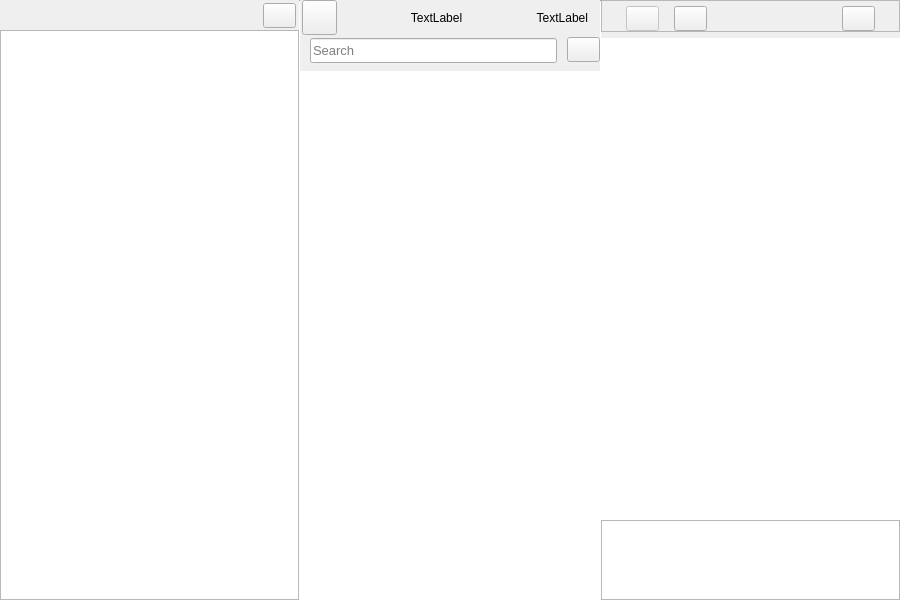
<?xml version="1.0" encoding="UTF-8"?>
<ui version="4.0">
 <class>MainWindow</class>
 <widget class="QMainWindow" name="MainWindow">
  <property name="geometry">
   <rect>
    <x>0</x>
    <y>0</y>
    <width>900</width>
    <height>600</height>
   </rect>
  </property>
  <property name="sizePolicy">
   <sizepolicy hsizetype="Preferred" vsizetype="Minimum">
    <horstretch>0</horstretch>
    <verstretch>0</verstretch>
   </sizepolicy>
  </property>
  <property name="minimumSize">
   <size>
    <width>400</width>
    <height>200</height>
   </size>
  </property>
  <property name="windowTitle">
   <string>Notes</string>
  </property>
  <property name="styleSheet">
   <string notr="true">NoteData #container {
  border: none;
  background-color: rgb(255, 255, 255);
}
NoteData #titleLabel{
  margin-left:8px;
  padding:0px;
  color: black;
}

NoteData #dateLabel{
  padding:0px;
  margin-left:7px;
  color: rgb(132, 132, 132);
}

#textEdit{
	color : rgb(47, 47, 47);
}</string>
  </property>
  <property name="documentMode">
   <bool>false</bool>
  </property>
  <property name="tabShape">
   <enum>QTabWidget::Rounded</enum>
  </property>
  <widget class="QWidget" name="centralWidget">
   <property name="sizePolicy">
    <sizepolicy hsizetype="Preferred" vsizetype="Preferred">
     <horstretch>0</horstretch>
     <verstretch>0</verstretch>
    </sizepolicy>
   </property>
   <layout class="QGridLayout" name="gridLayout">
    <property name="leftMargin">
     <number>0</number>
    </property>
    <property name="topMargin">
     <number>0</number>
    </property>
    <property name="rightMargin">
     <number>0</number>
    </property>
    <property name="bottomMargin">
     <number>0</number>
    </property>
    <property name="spacing">
     <number>0</number>
    </property>
    <item row="0" column="0">
     <widget class="QFrame" name="frame">
      <property name="frameShape">
       <enum>QFrame::NoFrame</enum>
      </property>
      <property name="frameShadow">
       <enum>QFrame::Raised</enum>
      </property>
      <layout class="QVBoxLayout" name="verticalLayout_3">
       <property name="spacing">
        <number>0</number>
       </property>
       <property name="leftMargin">
        <number>0</number>
       </property>
       <property name="topMargin">
        <number>0</number>
       </property>
       <property name="rightMargin">
        <number>0</number>
       </property>
       <property name="bottomMargin">
        <number>0</number>
       </property>
       <item>
        <widget class="QSplitter" name="splitter">
         <property name="orientation">
          <enum>Qt::Horizontal</enum>
         </property>
         <property name="handleWidth">
          <number>0</number>
         </property>
         <widget class="QFrame" name="frameLeft">
          <property name="minimumSize">
           <size>
            <width>185</width>
            <height>0</height>
           </size>
          </property>
          <property name="lineWidth">
           <number>0</number>
          </property>
          <layout class="QHBoxLayout" name="horizontalLayout_2">
           <property name="spacing">
            <number>0</number>
           </property>
           <property name="leftMargin">
            <number>0</number>
           </property>
           <property name="topMargin">
            <number>0</number>
           </property>
           <property name="rightMargin">
            <number>0</number>
           </property>
           <property name="bottomMargin">
            <number>0</number>
           </property>
           <item>
            <layout class="QVBoxLayout" name="verticalLayout_2" stretch="0,0,0,0">
             <property name="spacing">
              <number>0</number>
             </property>
             <item>
              <spacer name="verticalSpacer_aboveTitleBarButtons">
               <property name="orientation">
                <enum>Qt::Vertical</enum>
               </property>
               <property name="sizeType">
                <enum>QSizePolicy::Minimum</enum>
               </property>
               <property name="sizeHint" stdset="0">
                <size>
                 <width>20</width>
                 <height>3</height>
                </size>
               </property>
              </spacer>
             </item>
             <item>
              <layout class="QHBoxLayout" name="horizontalLayout_aboveTreeView">
               <property name="spacing">
                <number>0</number>
               </property>
               <item>
                <spacer name="horizontalSpacer">
                 <property name="orientation">
                  <enum>Qt::Horizontal</enum>
                 </property>
                 <property name="sizeHint" stdset="0">
                  <size>
                   <width>40</width>
                   <height>20</height>
                  </size>
                 </property>
                </spacer>
               </item>
               <item>
                <widget class="QPushButton" name="globalSettingsButton">
                 <property name="minimumSize">
                  <size>
                   <width>33</width>
                   <height>25</height>
                  </size>
                 </property>
                 <property name="maximumSize">
                  <size>
                   <width>33</width>
                   <height>25</height>
                  </size>
                 </property>
                 <property name="cursor">
                  <cursorShape>PointingHandCursor</cursorShape>
                 </property>
                 <property name="text">
                  <string/>
                 </property>
                 <property name="autoDefault">
                  <bool>false</bool>
                 </property>
                 <property name="default">
                  <bool>false</bool>
                 </property>
                </widget>
               </item>
               <item>
                <spacer name="horizontalSpacer_2">
                 <property name="orientation">
                  <enum>Qt::Horizontal</enum>
                 </property>
                 <property name="sizeType">
                  <enum>QSizePolicy::Minimum</enum>
                 </property>
                 <property name="sizeHint" stdset="0">
                  <size>
                   <width>3</width>
                   <height>20</height>
                  </size>
                 </property>
                </spacer>
               </item>
              </layout>
             </item>
             <item>
              <spacer name="verticalSpacer_aoveTreeView">
               <property name="orientation">
                <enum>Qt::Vertical</enum>
               </property>
               <property name="sizeType">
                <enum>QSizePolicy::Minimum</enum>
               </property>
               <property name="sizeHint" stdset="0">
                <size>
                 <width>20</width>
                 <height>2</height>
                </size>
               </property>
              </spacer>
             </item>
             <item>
              <widget class="NodeTreeView" name="treeView"/>
             </item>
            </layout>
           </item>
           <item>
            <widget class="Line" name="verticalSplitterLine_left">
             <property name="sizePolicy">
              <sizepolicy hsizetype="Minimum" vsizetype="Expanding">
               <horstretch>0</horstretch>
               <verstretch>0</verstretch>
              </sizepolicy>
             </property>
             <property name="minimumSize">
              <size>
               <width>1</width>
               <height>0</height>
              </size>
             </property>
             <property name="maximumSize">
              <size>
               <width>1</width>
               <height>16777215</height>
              </size>
             </property>
             <property name="sizeIncrement">
              <size>
               <width>0</width>
               <height>0</height>
              </size>
             </property>
             <property name="orientation">
              <enum>Qt::Vertical</enum>
             </property>
            </widget>
           </item>
          </layout>
         </widget>
         <widget class="QFrame" name="frameMiddle">
          <property name="minimumSize">
           <size>
            <width>185</width>
            <height>0</height>
           </size>
          </property>
          <layout class="QHBoxLayout" name="horizontalLayout_scrollArea">
           <property name="spacing">
            <number>0</number>
           </property>
           <property name="leftMargin">
            <number>0</number>
           </property>
           <property name="topMargin">
            <number>0</number>
           </property>
           <property name="rightMargin">
            <number>0</number>
           </property>
           <property name="bottomMargin">
            <number>0</number>
           </property>
           <item>
            <layout class="QVBoxLayout" name="verticalLayout_scrollArea">
             <property name="spacing">
              <number>0</number>
             </property>
             <property name="sizeConstraint">
              <enum>QLayout::SetNoConstraint</enum>
             </property>
             <item>
              <widget class="QWidget" name="verticalSpacer_upSearchEdit2" native="true">
               <property name="sizePolicy">
                <sizepolicy hsizetype="Expanding" vsizetype="Maximum">
                 <horstretch>0</horstretch>
                 <verstretch>0</verstretch>
                </sizepolicy>
               </property>
               <layout class="QVBoxLayout" name="verticalLayout_4">
                <property name="spacing">
                 <number>0</number>
                </property>
                <property name="leftMargin">
                 <number>0</number>
                </property>
                <property name="topMargin">
                 <number>0</number>
                </property>
                <property name="rightMargin">
                 <number>0</number>
                </property>
                <property name="bottomMargin">
                 <number>0</number>
                </property>
                <item>
                 <widget class="QWidget" name="verticalSpacer_upSearchEdit" native="true">
                  <property name="sizePolicy">
                   <sizepolicy hsizetype="MinimumExpanding" vsizetype="Fixed">
                    <horstretch>0</horstretch>
                    <verstretch>0</verstretch>
                   </sizepolicy>
                  </property>
                  <property name="minimumSize">
                   <size>
                    <width>20</width>
                    <height>0</height>
                   </size>
                  </property>
                  <property name="maximumSize">
                   <size>
                    <width>16777215</width>
                    <height>0</height>
                   </size>
                  </property>
                  <property name="styleSheet">
                   <string notr="true">QWidget{
    background-color: #ffffff;
}</string>
                  </property>
                 </widget>
                </item>
                <item>
                 <layout class="QHBoxLayout" name="horizontalLayout">
                  <property name="spacing">
                   <number>0</number>
                  </property>
                  <item>
                   <spacer name="horizontalSpacer_6">
                    <property name="orientation">
                     <enum>Qt::Horizontal</enum>
                    </property>
                    <property name="sizeType">
                     <enum>QSizePolicy::Minimum</enum>
                    </property>
                    <property name="sizeHint" stdset="0">
                     <size>
                      <width>2</width>
                      <height>20</height>
                     </size>
                    </property>
                   </spacer>
                  </item>
                  <item>
                   <widget class="PushButtonType" name="toggleTreeViewButton">
                    <property name="sizePolicy">
                     <sizepolicy hsizetype="Minimum" vsizetype="Fixed">
                      <horstretch>0</horstretch>
                      <verstretch>0</verstretch>
                     </sizepolicy>
                    </property>
                    <property name="minimumSize">
                     <size>
                      <width>35</width>
                      <height>35</height>
                     </size>
                    </property>
                    <property name="maximumSize">
                     <size>
                      <width>33</width>
                      <height>35</height>
                     </size>
                    </property>
                    <property name="cursor">
                     <cursorShape>PointingHandCursor</cursorShape>
                    </property>
                    <property name="text">
                     <string/>
                    </property>
                   </widget>
                  </item>
                  <item>
                   <spacer name="horizontalSpacer_3">
                    <property name="orientation">
                     <enum>Qt::Horizontal</enum>
                    </property>
                    <property name="sizeType">
                     <enum>QSizePolicy::Minimum</enum>
                    </property>
                    <property name="sizeHint" stdset="0">
                     <size>
                      <width>10</width>
                      <height>20</height>
                     </size>
                    </property>
                   </spacer>
                  </item>
                  <item>
                   <widget class="ElidedLabel" name="listviewLabel1">
                    <property name="sizePolicy">
                     <sizepolicy hsizetype="Expanding" vsizetype="Preferred">
                      <horstretch>0</horstretch>
                      <verstretch>0</verstretch>
                     </sizepolicy>
                    </property>
                    <property name="text">
                     <string>TextLabel</string>
                    </property>
                    <property name="alignment">
                     <set>Qt::AlignCenter</set>
                    </property>
                   </widget>
                  </item>
                  <item>
                   <spacer name="horizontalSpacer_5">
                    <property name="orientation">
                     <enum>Qt::Horizontal</enum>
                    </property>
                    <property name="sizeType">
                     <enum>QSizePolicy::Minimum</enum>
                    </property>
                    <property name="sizeHint" stdset="0">
                     <size>
                      <width>10</width>
                      <height>20</height>
                     </size>
                    </property>
                   </spacer>
                  </item>
                  <item>
                   <widget class="QLabel" name="listviewLabel2">
                    <property name="text">
                     <string>TextLabel</string>
                    </property>
                    <property name="alignment">
                     <set>Qt::AlignRight|Qt::AlignTrailing|Qt::AlignVCenter</set>
                    </property>
                   </widget>
                  </item>
                  <item>
                   <spacer name="horizontalSpacer_4">
                    <property name="orientation">
                     <enum>Qt::Horizontal</enum>
                    </property>
                    <property name="sizeType">
                     <enum>QSizePolicy::Minimum</enum>
                    </property>
                    <property name="sizeHint" stdset="0">
                     <size>
                      <width>12</width>
                      <height>20</height>
                     </size>
                    </property>
                   </spacer>
                  </item>
                 </layout>
                </item>
                <item>
                 <spacer name="verticalSpacer">
                  <property name="orientation">
                   <enum>Qt::Vertical</enum>
                  </property>
                  <property name="sizeType">
                   <enum>QSizePolicy::Minimum</enum>
                  </property>
                  <property name="sizeHint" stdset="0">
                   <size>
                    <width>20</width>
                    <height>2</height>
                   </size>
                  </property>
                 </spacer>
                </item>
                <item>
                 <layout class="QHBoxLayout" name="horizontalLayout_scrollArea_3">
                  <property name="spacing">
                   <number>0</number>
                  </property>
                  <property name="leftMargin">
                   <number>0</number>
                  </property>
                  <property name="topMargin">
                   <number>0</number>
                  </property>
                  <item>
                   <spacer name="horizontalSpacer_leftSearchEdit">
                    <property name="orientation">
                     <enum>Qt::Horizontal</enum>
                    </property>
                    <property name="sizeType">
                     <enum>QSizePolicy::Minimum</enum>
                    </property>
                    <property name="sizeHint" stdset="0">
                     <size>
                      <width>10</width>
                      <height>20</height>
                     </size>
                    </property>
                   </spacer>
                  </item>
                  <item>
                   <widget class="QLineEdit" name="searchEdit">
                    <property name="sizePolicy">
                     <sizepolicy hsizetype="Preferred" vsizetype="Fixed">
                      <horstretch>0</horstretch>
                      <verstretch>0</verstretch>
                     </sizepolicy>
                    </property>
                    <property name="minimumSize">
                     <size>
                      <width>0</width>
                      <height>25</height>
                     </size>
                    </property>
                    <property name="maximumSize">
                     <size>
                      <width>16777215</width>
                      <height>22</height>
                     </size>
                    </property>
                    <property name="font">
                     <font>
                      <pointsize>10</pointsize>
                      <italic>false</italic>
                     </font>
                    </property>
                    <property name="focusPolicy">
                     <enum>Qt::StrongFocus</enum>
                    </property>
                    <property name="autoFillBackground">
                     <bool>false</bool>
                    </property>
                    <property name="styleSheet">
                     <string notr="true"/>
                    </property>
                    <property name="inputMask">
                     <string/>
                    </property>
                    <property name="text">
                     <string/>
                    </property>
                    <property name="frame">
                     <bool>true</bool>
                    </property>
                    <property name="placeholderText">
                     <string>Search</string>
                    </property>
                    <property name="cursorMoveStyle">
                     <enum>Qt::LogicalMoveStyle</enum>
                    </property>
                    <property name="clearButtonEnabled">
                     <bool>false</bool>
                    </property>
                   </widget>
                  </item>
                  <item>
                   <spacer name="horizontalSpacer_rightSearchEdit">
                    <property name="orientation">
                     <enum>Qt::Horizontal</enum>
                    </property>
                    <property name="sizeType">
                     <enum>QSizePolicy::Minimum</enum>
                    </property>
                    <property name="sizeHint" stdset="0">
                     <size>
                      <width>10</width>
                      <height>20</height>
                     </size>
                    </property>
                   </spacer>
                  </item>
                  <item>
                   <widget class="QPushButton" name="newNoteButton">
                    <property name="minimumSize">
                     <size>
                      <width>33</width>
                      <height>25</height>
                     </size>
                    </property>
                    <property name="maximumSize">
                     <size>
                      <width>33</width>
                      <height>25</height>
                     </size>
                    </property>
                    <property name="cursor">
                     <cursorShape>PointingHandCursor</cursorShape>
                    </property>
                    <property name="focusPolicy">
                     <enum>Qt::TabFocus</enum>
                    </property>
                    <property name="text">
                     <string/>
                    </property>
                    <property name="iconSize">
                     <size>
                      <width>16</width>
                      <height>16</height>
                     </size>
                    </property>
                   </widget>
                  </item>
                  <item>
                   <spacer name="horizontalSpacer_7">
                    <property name="orientation">
                     <enum>Qt::Horizontal</enum>
                    </property>
                    <property name="sizeType">
                     <enum>QSizePolicy::Minimum</enum>
                    </property>
                    <property name="sizeHint" stdset="0">
                     <size>
                      <width>0</width>
                      <height>20</height>
                     </size>
                    </property>
                   </spacer>
                  </item>
                 </layout>
                </item>
                <item>
                 <spacer name="verticalSpacer_upScrollArea">
                  <property name="orientation">
                   <enum>Qt::Vertical</enum>
                  </property>
                  <property name="sizeType">
                   <enum>QSizePolicy::Minimum</enum>
                  </property>
                  <property name="sizeHint" stdset="0">
                   <size>
                    <width>20</width>
                    <height>9</height>
                   </size>
                  </property>
                 </spacer>
                </item>
               </layout>
              </widget>
             </item>
             <item>
              <widget class="NoteListView" name="listView">
               <property name="sizePolicy">
                <sizepolicy hsizetype="Expanding" vsizetype="Minimum">
                 <horstretch>0</horstretch>
                 <verstretch>0</verstretch>
                </sizepolicy>
               </property>
               <property name="minimumSize">
                <size>
                 <width>0</width>
                 <height>0</height>
                </size>
               </property>
               <property name="baseSize">
                <size>
                 <width>20</width>
                 <height>0</height>
                </size>
               </property>
               <property name="frameShape">
                <enum>QFrame::NoFrame</enum>
               </property>
               <property name="lineWidth">
                <number>0</number>
               </property>
               <property name="verticalScrollBarPolicy">
                <enum>Qt::ScrollBarAsNeeded</enum>
               </property>
               <property name="horizontalScrollBarPolicy">
                <enum>Qt::ScrollBarAlwaysOff</enum>
               </property>
               <property name="editTriggers">
                <set>QAbstractItemView::NoEditTriggers</set>
               </property>
               <property name="showDropIndicator" stdset="0">
                <bool>false</bool>
               </property>
               <property name="selectionBehavior">
                <enum>QAbstractItemView::SelectRows</enum>
               </property>
              </widget>
             </item>
            </layout>
           </item>
           <item>
            <widget class="Line" name="verticalSplitterLine_middle">
             <property name="sizePolicy">
              <sizepolicy hsizetype="Minimum" vsizetype="Expanding">
               <horstretch>0</horstretch>
               <verstretch>0</verstretch>
              </sizepolicy>
             </property>
             <property name="minimumSize">
              <size>
               <width>1</width>
               <height>0</height>
              </size>
             </property>
             <property name="maximumSize">
              <size>
               <width>1</width>
               <height>16777215</height>
              </size>
             </property>
             <property name="sizeIncrement">
              <size>
               <width>0</width>
               <height>0</height>
              </size>
             </property>
             <property name="orientation">
              <enum>Qt::Vertical</enum>
             </property>
            </widget>
           </item>
          </layout>
         </widget>
         <widget class="QFrame" name="frameRight">
          <property name="sizePolicy">
           <sizepolicy hsizetype="Expanding" vsizetype="Expanding">
            <horstretch>0</horstretch>
            <verstretch>0</verstretch>
           </sizepolicy>
          </property>
          <layout class="QVBoxLayout" name="verticalLayout_textEdit">
           <property name="spacing">
            <number>0</number>
           </property>
           <property name="leftMargin">
            <number>0</number>
           </property>
           <property name="topMargin">
            <number>0</number>
           </property>
           <property name="rightMargin">
            <number>0</number>
           </property>
           <property name="bottomMargin">
            <number>0</number>
           </property>
           <item>
            <widget class="QFrame" name="frameRightTop">
             <property name="minimumSize">
              <size>
               <width>0</width>
               <height>0</height>
              </size>
             </property>
             <property name="frameShape">
              <enum>QFrame::StyledPanel</enum>
             </property>
             <property name="frameShadow">
              <enum>QFrame::Raised</enum>
             </property>
             <layout class="QVBoxLayout" name="verticalLayout">
              <property name="spacing">
               <number>0</number>
              </property>
              <property name="leftMargin">
               <number>0</number>
              </property>
              <property name="topMargin">
               <number>0</number>
              </property>
              <property name="rightMargin">
               <number>0</number>
              </property>
              <property name="bottomMargin">
               <number>0</number>
              </property>
              <item>
               <spacer name="verticalSpacer_upEditorDateLabel">
                <property name="orientation">
                 <enum>Qt::Vertical</enum>
                </property>
                <property name="sizeType">
                 <enum>QSizePolicy::Minimum</enum>
                </property>
                <property name="sizeHint" stdset="0">
                 <size>
                  <width>20</width>
                  <height>5</height>
                 </size>
                </property>
               </spacer>
              </item>
              <item>
               <layout class="QHBoxLayout" name="horizontalLayout_textEdit">
                <property name="spacing">
                 <number>0</number>
                </property>
                <item>
                 <spacer name="horizontalSpacer_leftDateLabel_1">
                  <property name="orientation">
                   <enum>Qt::Horizontal</enum>
                  </property>
                  <property name="sizeType">
                   <enum>QSizePolicy::Minimum</enum>
                  </property>
                  <property name="sizeHint" stdset="0">
                   <size>
                    <width>24</width>
                    <height>25</height>
                   </size>
                  </property>
                 </spacer>
                </item>
                <item>
                 <widget class="QPushButton" name="switchToTextViewButton">
                  <property name="enabled">
                   <bool>false</bool>
                  </property>
                  <property name="minimumSize">
                   <size>
                    <width>33</width>
                    <height>25</height>
                   </size>
                  </property>
                  <property name="maximumSize">
                   <size>
                    <width>33</width>
                    <height>25</height>
                   </size>
                  </property>
                  <property name="cursor">
                   <cursorShape>ArrowCursor</cursorShape>
                  </property>
                  <property name="text">
                   <string/>
                  </property>
                 </widget>
                </item>
                <item>
                 <spacer name="horizontalSpacer_8">
                  <property name="orientation">
                   <enum>Qt::Horizontal</enum>
                  </property>
                  <property name="sizeType">
                   <enum>QSizePolicy::Minimum</enum>
                  </property>
                  <property name="sizeHint" stdset="0">
                   <size>
                    <width>15</width>
                    <height>25</height>
                   </size>
                  </property>
                 </spacer>
                </item>
                <item>
                 <widget class="QPushButton" name="switchToKanbanViewButton">
                  <property name="minimumSize">
                   <size>
                    <width>33</width>
                    <height>25</height>
                   </size>
                  </property>
                  <property name="maximumSize">
                   <size>
                    <width>33</width>
                    <height>25</height>
                   </size>
                  </property>
                  <property name="cursor">
                   <cursorShape>PointingHandCursor</cursorShape>
                  </property>
                  <property name="text">
                   <string/>
                  </property>
                 </widget>
                </item>
                <item>
                 <spacer name="horizontalSpacer_leftDateLabel_2">
                  <property name="orientation">
                   <enum>Qt::Horizontal</enum>
                  </property>
                  <property name="sizeHint" stdset="0">
                   <size>
                    <width>40</width>
                    <height>25</height>
                   </size>
                  </property>
                 </spacer>
                </item>
                <item>
                 <widget class="QLabel" name="editorDateLabel">
                  <property name="sizePolicy">
                   <sizepolicy hsizetype="Fixed" vsizetype="Preferred">
                    <horstretch>0</horstretch>
                    <verstretch>0</verstretch>
                   </sizepolicy>
                  </property>
                  <property name="font">
                   <font>
                    <pointsize>10</pointsize>
                    <bold>true</bold>
                   </font>
                  </property>
                  <property name="styleSheet">
                   <string notr="true">*
{
color: rgb(132, 132, 132);
}</string>
                  </property>
                  <property name="text">
                   <string/>
                  </property>
                  <property name="scaledContents">
                   <bool>false</bool>
                  </property>
                  <property name="wordWrap">
                   <bool>false</bool>
                  </property>
                 </widget>
                </item>
                <item>
                 <spacer name="horizontalSpacer_leftDotsButton">
                  <property name="orientation">
                   <enum>Qt::Horizontal</enum>
                  </property>
                  <property name="sizeHint" stdset="0">
                   <size>
                    <width>40</width>
                    <height>25</height>
                   </size>
                  </property>
                 </spacer>
                </item>
                <item>
                 <widget class="QPushButton" name="dotsButton">
                  <property name="minimumSize">
                   <size>
                    <width>33</width>
                    <height>25</height>
                   </size>
                  </property>
                  <property name="maximumSize">
                   <size>
                    <width>33</width>
                    <height>25</height>
                   </size>
                  </property>
                  <property name="cursor">
                   <cursorShape>PointingHandCursor</cursorShape>
                  </property>
                  <property name="focusPolicy">
                   <enum>Qt::NoFocus</enum>
                  </property>
                  <property name="text">
                   <string/>
                  </property>
                 </widget>
                </item>
                <item>
                 <spacer name="horizontalSpacer_rightDotsButton">
                  <property name="orientation">
                   <enum>Qt::Horizontal</enum>
                  </property>
                  <property name="sizeType">
                   <enum>QSizePolicy::Minimum</enum>
                  </property>
                  <property name="sizeHint" stdset="0">
                   <size>
                    <width>24</width>
                    <height>25</height>
                   </size>
                  </property>
                 </spacer>
                </item>
               </layout>
              </item>
             </layout>
            </widget>
           </item>
           <item>
            <spacer name="verticalSpacer_upTextEdit">
             <property name="orientation">
              <enum>Qt::Vertical</enum>
             </property>
             <property name="sizeType">
              <enum>QSizePolicy::Minimum</enum>
             </property>
             <property name="sizeHint" stdset="0">
              <size>
               <width>20</width>
               <height>6</height>
              </size>
             </property>
            </spacer>
           </item>
           <item>
            <widget class="CustomDocument" name="textEdit">
             <property name="sizePolicy">
              <sizepolicy hsizetype="Preferred" vsizetype="Expanding">
               <horstretch>0</horstretch>
               <verstretch>0</verstretch>
              </sizepolicy>
             </property>
             <property name="minimumSize">
              <size>
               <width>0</width>
               <height>0</height>
              </size>
             </property>
             <property name="font">
              <font>
               <pointsize>11</pointsize>
               <italic>false</italic>
               <bold>false</bold>
              </font>
             </property>
             <property name="focusPolicy">
              <enum>Qt::StrongFocus</enum>
             </property>
             <property name="acceptDrops">
              <bool>true</bool>
             </property>
             <property name="styleSheet">
              <string notr="true"/>
             </property>
             <property name="frameShape">
              <enum>QFrame::NoFrame</enum>
             </property>
             <property name="horizontalScrollBarPolicy">
              <enum>Qt::ScrollBarAlwaysOff</enum>
             </property>
             <property name="tabChangesFocus">
              <bool>false</bool>
             </property>
             <property name="documentTitle">
              <string/>
             </property>
             <property name="undoRedoEnabled">
              <bool>true</bool>
             </property>
             <property name="lineWrapColumnOrWidth">
              <number>0</number>
             </property>
             <property name="html">
              <string>&lt;!DOCTYPE HTML PUBLIC &quot;-//W3C//DTD HTML 4.0//EN&quot; &quot;http://www.w3.org/TR/REC-html40/strict.dtd&quot;&gt;
&lt;html&gt;&lt;head&gt;&lt;meta name=&quot;qrichtext&quot; content=&quot;1&quot; /&gt;&lt;meta charset=&quot;utf-8&quot; /&gt;&lt;style type=&quot;text/css&quot;&gt;
p, li { white-space: pre-wrap; }
hr { height: 1px; border-width: 0; }
li.unchecked::marker { content: &quot;\2610&quot;; }
li.checked::marker { content: &quot;\2612&quot;; }
&lt;/style&gt;&lt;/head&gt;&lt;body style=&quot; font-family:'Segoe UI'; font-size:11pt; font-weight:400; font-style:normal;&quot;&gt;
&lt;p style=&quot;-qt-paragraph-type:empty; margin-top:0px; margin-bottom:0px; margin-left:0px; margin-right:0px; -qt-block-indent:0; text-indent:0px; font-family:'.AppleSystemUIFont';&quot;&gt;&lt;br /&gt;&lt;/p&gt;&lt;/body&gt;&lt;/html&gt;</string>
             </property>
             <property name="placeholderText">
              <string/>
             </property>
            </widget>
           </item>
           <item>
            <widget class="TagListView" name="tagListView">
             <property name="sizePolicy">
              <sizepolicy hsizetype="Expanding" vsizetype="Fixed">
               <horstretch>0</horstretch>
               <verstretch>0</verstretch>
              </sizepolicy>
             </property>
             <property name="minimumSize">
              <size>
               <width>0</width>
               <height>33</height>
              </size>
             </property>
             <property name="maximumSize">
              <size>
               <width>16777215</width>
               <height>80</height>
              </size>
             </property>
            </widget>
           </item>
          </layout>
         </widget>
        </widget>
       </item>
      </layout>
     </widget>
    </item>
   </layout>
  </widget>
 </widget>
 <layoutdefault spacing="6" margin="11"/>
 <customwidgets>
  <customwidget>
   <class>CustomDocument</class>
   <extends>QTextEdit</extends>
   <header>customDocument.h</header>
  </customwidget>
  <customwidget>
   <class>NoteListView</class>
   <extends>QListView</extends>
   <header>notelistview.h</header>
  </customwidget>
  <customwidget>
   <class>NodeTreeView</class>
   <extends>QTreeView</extends>
   <header>nodetreeview.h</header>
  </customwidget>
  <customwidget>
   <class>TagListView</class>
   <extends>QListView</extends>
   <header>taglistview.h</header>
  </customwidget>
  <customwidget>
   <class>PushButtonType</class>
   <extends>QPushButton</extends>
   <header>pushbuttontype.h</header>
  </customwidget>
  <customwidget>
   <class>ElidedLabel</class>
   <extends>QLabel</extends>
   <header location="global">elidedlabel.h</header>
  </customwidget>
 </customwidgets>
 <resources/>
 <connections/>
</ui>
